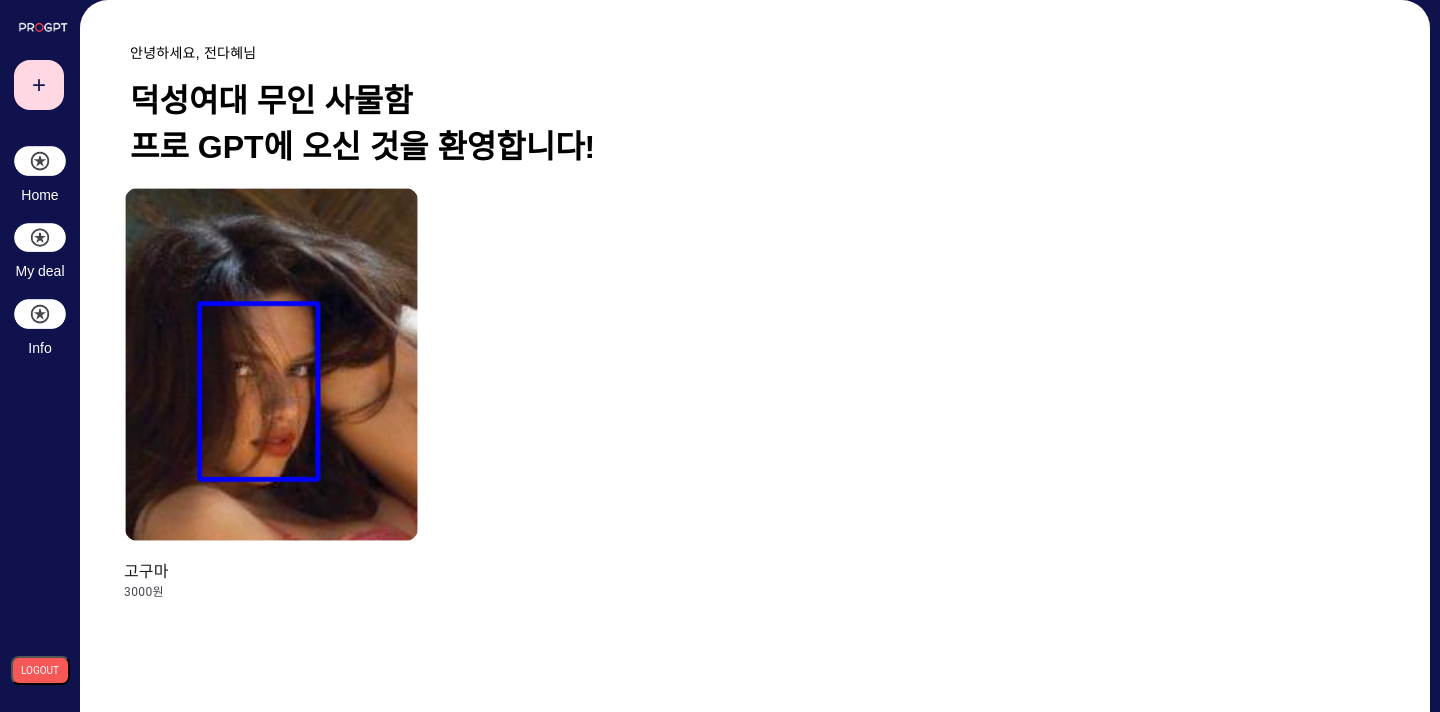
Screenshot of /home (signed in) with the database file from the repository.
### app/models.py (models this page shows, shortened)
class User(db.Model):
    __tablename__ = 'user'
    id = db.Column(db.Integer, primary_key=True)
    username = db.Column(db.String(150), unique=True, nullable=False)
    password = db.Column(db.String(200), nullable=False)
    email = db.Column(db.String(120), nullable=False)  # unique=True를 제거합니다.
    posts = db.relationship('Post', backref='user', lazy=True)
    buys = db.relationship('Buy', backref='buyer', lazy=True)
    sells = db.relationship('Sell', backref='seller', lazy=True)

class Post(db.Model):
    __tablename__ = 'posts'
    id = db.Column(db.Integer, primary_key=True)
    title = db.Column(db.String(100))
    price = db.Column(db.Float)
    content = db.Column(db.Text)
    filename = db.Column(db.String(200))
    image_filename = db.Column(db.Text, nullable=True)
    user_id = db.Column(db.Integer, db.ForeignKey('user.id'), nullable=False)
    created_at = db.Column(db.DateTime, default=datetime.utcnow)

### app/views/home_views.py (the view)
@bp.route('/home')  # 원하는 URL 경로에 따라 수정 가능
def home():
    posts = Post.query.all()  # 데이터베이스에서 모든 게시글 조회
    return render_template('front/home.html', posts=posts)  # 템플릿 파일 경로

### app/views/auth_views.py (called while the page is built)
@bp.before_app_request
def load_logged_in_user():
    user_id = session.get('user_id')
    if user_id is None:
        g.user = None
    else:
        g.user = User.query.get(user_id)

### app/templates/front/home.html (shortened to what this page needs)
<!DOCTYPE html>
<html lang="ko">
<head>
    <link rel="stylesheet" href="{{ url_for('static', filename='home.css') }}">
    <link rel="stylesheet" href="{{ url_for('static', filename='homebody.css') }}">
    <link rel="stylesheet" href="{{ url_for('static', filename='bar.css') }}">
</head>
<body>
    <div class="sidebar">
        <div class="logo">
            <img src="{{ url_for('static', filename='logo.png') }}" alt="Logo">
            <button class="plus-button" id="addPostButton">+</button>
        </div>
        <ul class="menu">
            <li><a href="#"><span class="icon" onclick="location.href='/home'"><img src="../../static/logologo.png" style="width:52px"></span> Home</a></li>
            <li><a href="#"><span class="icon" onclick="location.href='/mydeal_views/mydealbuy'"><img src="../../static/logologo.png" style="width:52px"></span> My deal</a></li>
            <li><a href="#"><span class="icon" onclick="location.href='/information'"><img src="../../static/logologo.png" style="width:52px"></span> Info</a></li>
            <form action="{{ url_for('auth.logout') }}" method="post" style="display:inline;">
                <button type="submit" class="logout">LOGOUT</button>
            </form>
        </ul>
    </div>
    <div class="mainpage">
        <h6 class="username">안녕하세요, {{session['user_name']}}님</h6>
        <h1 class="maintext">덕성여대 무인 사물함<br>
            프로 GPT에 오신 것을 환영합니다!</h1>
        <div class="postbox">
            <div class="posts">
                {% for post in posts %}
                    <div class="post" onclick="location.href='{{ url_for('detail.detail', post_id=post.id) }}'">
                        {% if post.image_filename %}
                            <img src="{{ url_for('static', filename= 'uploads/' + post.image_filename.split(',')[0].strip()) }}" alt="Uploaded Image" class="post-image">
                        {% endif %}
                        <h3 class="post-title">{{ post.title }}</h3>
                        <h5 class="post-price">{{ post.price|int }}원</h5>
                    </div>
                {% endfor %}
            </div>
        </div>
    </div>
</body>
</html>

### app/static/home.css (style rules this page uses)
.posts { position: absolute; left: 34px; display: flex; flex-wrap: wrap; }
.post { margin: 10px; overflow: visible; display: flex; display: block; cursor: pointer; }
.post img { width: 295px; height: auto; border-radius: 16px; display: block; }
.post-title { font-family: 'roboto'; font-style: bold; font-weight: 500; font-size: 16px; letter-spacing: 0.1px; color: #1D1B20; margin-bottom: 10px; }
.post-price { position: absolute; font-family: 'Roboto'; font-style: normal; font-weight: 400; font-size: 12px; letter-spacing: 0.4px; color: #49454F; flex: none; order: 1; align-self: stretch; flex-grow: 0; margin-top: -10px; }
.post-title { cursor: pointer; }
.username { position: absolute; width: 338px; height: 21px; left: 50px; top: 10px; font-family: 'Arial'; font-style: normal; font-weight: 400; font-size: 14px; line-height: 20px; letter-spacing: 0.25px; color: #000000; }
.maintext { display: flex; flex-direction: row; align-items: flex-start; width: 1349px; height: 116px; position: relative; left: 50px; top: 35px; order: 1; align-self: stretch; flex-grow: 0; margin-top: 40px; }

### app/static/homebody.css (style rules this page uses)
body { display: flex; font-family: Arial, sans-serif; background-color: #0F124D; }
.mainpage { position: absolute; width: 1350px; height: 100%; top: 0px; left: 80px; background: white; border-top-left-radius: 28px; border-top-right-radius: 28px; overflow-x: hidden; }

### app/static/bar.css (style rules this page uses)
.sidebar { width: 80px; height: 100vh; background-color: #0F124D;; color: white; position: fixed; display: flex; flex-direction: column; align-items: center; padding-top: 20px; left: 0; top: 0; }
.logo img { width: 50px; margin-bottom: 20px; margin-left: 6px; }
.menu { list-style-type: none; padding: 0; }
.menu li { margin: 20px 0; }
.menu li a { color: white; text-decoration: none; display: flex; flex-direction: column; align-items: center; font-size: 14px; }
.icon { font-size: 24px; margin-bottom: 5px; }
.plus-button { margin-top: auto; background-color: #FFD8E4; border: none; border-radius: 16px; width: 50px; height: 50px; font-size: 24px; color:#0F124D; cursor: pointer; display: flex; justify-content: center; align-items: center; margin-left: 2px; padding: 20px; }
.logout { font-family: roboto; box-sizing: border-box; display: flex; flex-direction: row; justify-content: center; align-items: center; padding: 12px; position: relative; margin-top: 300px; width: 59px; height: 29px; background: #F65757; border-radius: 8px; font-size: 10px; color: white; cursor: pointer; display: flex; }

### rows the page displays
User: user_name "전다혜"
Post: title "고구마", price "3000"
